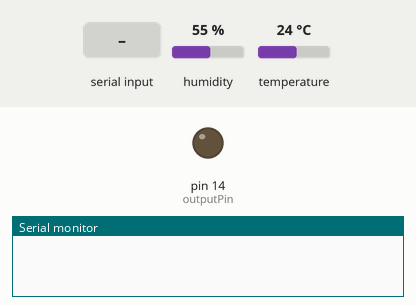
A sketch run on a simulated Arduino Uno, built with avr-gcc and run on an emulated ATmega328P. On the bench: output pins drawn as LEDs (lit = HIGH), the last lines printed to the serial monitor. The test bench sets the inputs (shaded band); at power-on: humidity 55 %, temperature 24 °C.

Above: at 1.2 s.
1.3 s: "90,45\n" received over Serial
At 2.1 s:
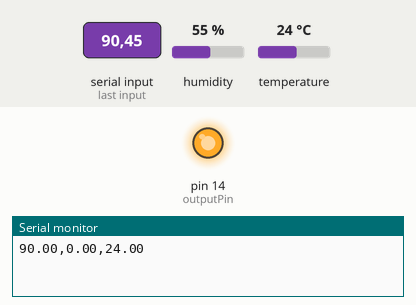
3.3 s: "5\n" received over Serial
At 4.5 s:
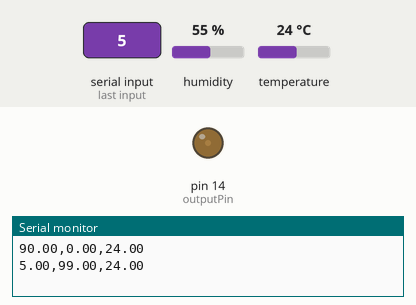
5.1 s: "30,150\n" received over Serial
At 6.1 s:
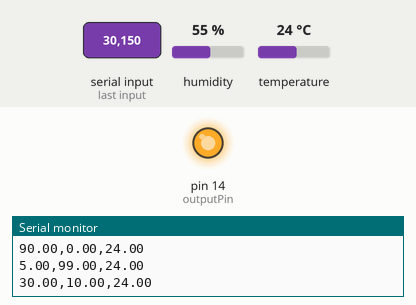
Timing chart, 0 to 8.1 s (numbered marks = the images above; inputs shaded):
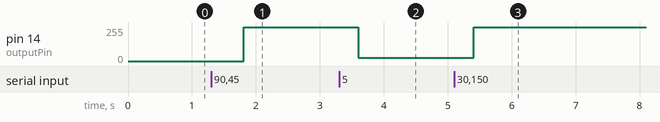

The sketch:

PIDTempControl_basic.ino
```cpp
#include <RBDdimmer.h>
#include "DHT.h"
#define DHTPIN 5   //D1
#define outputPin  14  //D5 node mcu
#define zerocross  12 // D6 for boards with CHANGEBLE input pins
//#define DHTTYPE DHT11   // DHT 11
#define DHTTYPE DHT22   // DHT 22  (AM2302), AM2321
//#define DHTTYPE DHT21   // DHT 21 (AM2301)
double temperature, control_signal;
double setPoint;
double Kp=50; //proportional gain
double Ki=0.002; //integral gain
double Kd=0; //derivative gain
int T=1000; //sample time in milliseconds (ms)
unsigned long last_time;
double total_error, last_error;
int max_control=99;
int min_control=10;

DHT dht(DHTPIN, DHTTYPE);
dimmerLamp dimmer(outputPin, zerocross); //initialase port for dimmer for ESP8266, ESP32, Arduino due boards


void setup(){
  Serial.begin(9600);
  dimmer.begin(NORMAL_MODE, ON); //dimmer initialisation: name.begin(MODE, STATE)
  dht.begin();
}

void loop(){
  if (Serial.available())
  {
    int buf = Serial.parseInt();
    if (buf != 0) setPoint = buf; //33C
    delay(200);
  }
   PID_Control(); //calls the PID function every T interval and outputs a control signal
   delay(500);
}

void PID_Control(){
    unsigned long current_time = millis(); //returns the number of milliseconds passed since the Arduino started running the program
    int delta_time = current_time - last_time; //delta time interval
    if (delta_time >= T){
      temperature = dht.readTemperature(); //get temp reading
      delay(100);

      Serial.print(setPoint);
      Serial.print(",");
      Serial.print(control_signal);
      Serial.print(",");
      Serial.println(temperature);
      double error = setPoint - temperature;
      //Serial.println(error);
      total_error += error; //accumalates the error - integral term
      if (total_error >= max_control) total_error = max_control;
      else if (total_error <= min_control) total_error = min_control;

      double delta_error = error - last_error; //difference of error for derivative term
      control_signal = Kp*error + (Ki*T)*total_error + (Kd/T)*delta_error; //PID control compute
      if (control_signal >= max_control) control_signal = max_control;
      else if (control_signal <= min_control) control_signal = min_control;

      last_error = error;
      last_time = current_time;
      dimmer.setPower(control_signal); // setPower(0-100%);
  }
}
```

Measured:
- after the input at 1.3 s, pin 14 (outputPin): 0/255 → 255/255 after 0.51 s
- after the input at 3.3 s, pin 14 (outputPin): 255/255 → 25/255 after 0.30 s
- after the input at 5.1 s, pin 14 (outputPin): 25/255 → 255/255 after 0.31 s
